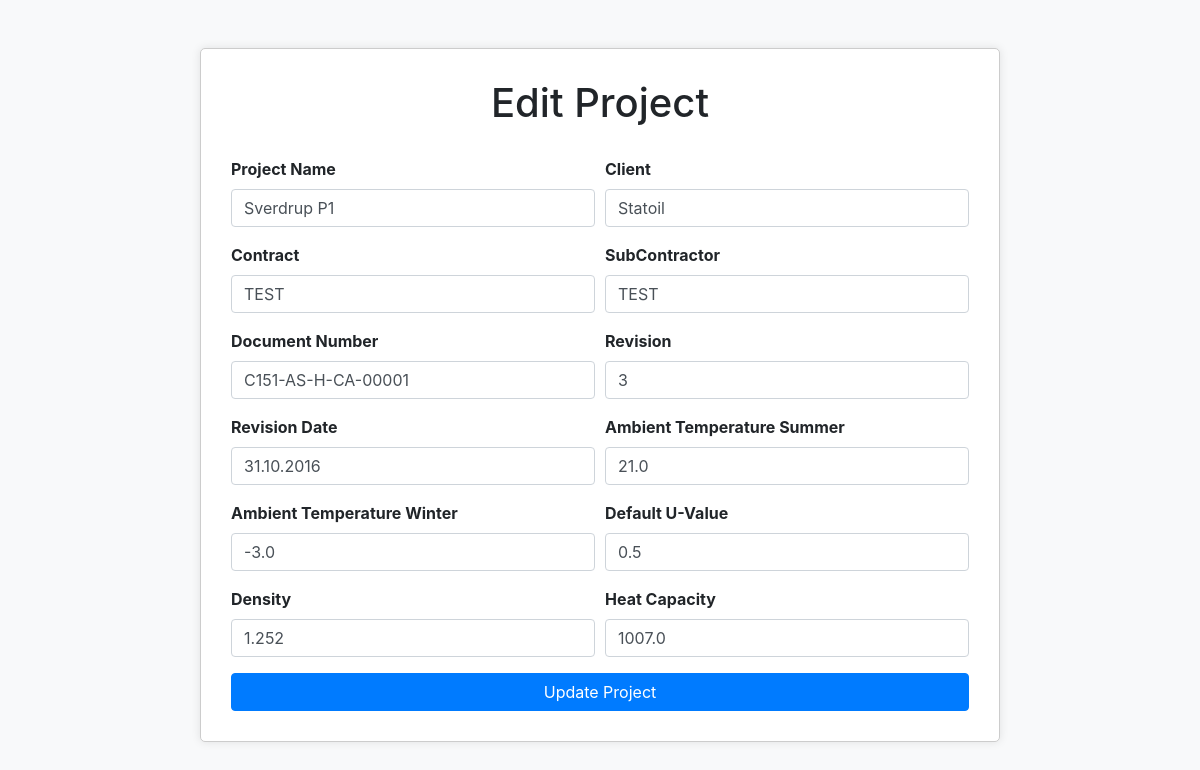
The app's page /project/7/edit with its own data.
### models.py (models this page shows)
class Project(Base):
    __tablename__ = 'projects'
    ProjectID = Column(Integer, primary_key=True)
    ProjectName = Column(String, nullable=False)
    Client = Column(String)
    Contract = Column(String)
    SubContractor = Column(String)
    DocumentNumber = Column(String)
    Revision = Column(String)
    RevisionDate = Column(String)
    AmbientTempSummer = Column(Float)
    AmbientTempWinter = Column(Float)
    DefaultUValue = Column(Float)
    Density = Column(Float)
    HeatCapacity = Column(Float)
    rooms = relationship("Room", back_populates="project")
    supply_systems = relationship("SupplySystem", back_populates="project")

### main.py (the view, shortened to what this page needs)
@app.route('/project/<int:project_id>/edit', methods=['GET', 'POST'])
def edit_project(project_id):
    session_db = create_session()
    project = session_db.query(Project).filter_by(ProjectID=project_id).first()
    if not project:
        flash('Project not found.', 'danger')
        return redirect(url_for('dashboard'))
    form = ProjectForm(request.form, obj=project)
    return render_template('project_form.html', form=form, project=project)

### forms.py
class ProjectForm(FlaskForm):
    ProjectID = HiddenField('ProjectID')
    ProjectName = StringField('Project Name', validators=[DataRequired()])
    Client = StringField('Client', validators=[Optional()])
    Contract = StringField('Contract', validators=[Optional()])
    SubContractor = StringField('SubContractor', validators=[Optional()])
    DocumentNumber = StringField('Document Number', validators=[Optional()])
    Revision = StringField('Revision', validators=[Optional()])
    RevisionDate = StringField('Revision Date', validators=[Optional()])
    AmbientTempSummer = FloatField('Ambient Temperature Summer', validators=[DataRequired()])
    AmbientTempWinter = FloatField('Ambient Temperature Winter', validators=[DataRequired()])
    DefaultUValue = FloatField('Default U-Value', validators=[DataRequired()])
    Density = FloatField('Density', validators=[DataRequired()])
    HeatCapacity = FloatField('Heat Capacity', validators=[DataRequired()])
    submit = SubmitField('Save')

### data_access.py (called while the page is built)
def create_session():
    return Session()

### main.py (called while the page is built)
@app.before_request
def log_request_info():
    app.logger.debug('Headers: %s', request.headers)
    app.logger.debug('Body: %s', request.get_data())

@app.context_processor
def inject_csrf_token():
    return dict(csrf_token=generate_csrf())

### templates/project_form.html (shortened to what this page needs)
<!DOCTYPE html>
<html lang="en">
<head>
    <link rel="stylesheet" href="https://stackpath.bootstrapcdn.com/bootstrap/4.5.2/css/bootstrap.min.css">
</head>
<body>
<div class="container mt-5">
    <div class="form-container">
        <h1 class="form-header">{{ 'Edit Project' if project else 'New Project' }}</h1>
        <form method="POST" action="{{ url_for('edit_project', project_id=project.ProjectID) if project else url_for('new_project') }}">
            <div class="form-row">
                <div class="form-group col-md-6">
                    {{ form.ProjectName.label }} {{ form.ProjectName(class="form-control") }}
                </div>
                <div class="form-group col-md-6">
                    {{ form.Client.label }} {{ form.Client(class="form-control") }}
                </div>
            </div>
            <div class="form-row">
                <div class="form-group col-md-6">
                    {{ form.Contract.label }} {{ form.Contract(class="form-control") }}
                </div>
                <div class="form-group col-md-6">
                    {{ form.SubContractor.label }} {{ form.SubContractor(class="form-control") }}
                </div>
            </div>
            <div class="form-row">
                <div class="form-group col-md-6">
                    {{ form.DocumentNumber.label }} {{ form.DocumentNumber(class="form-control") }}
                </div>
                <div class="form-group col-md-6">
                    {{ form.Revision.label }} {{ form.Revision(class="form-control") }}
                </div>
            </div>
            <div class="form-row">
                <div class="form-group col-md-6">
                    {{ form.RevisionDate.label }} {{ form.RevisionDate(class="form-control") }}
                </div>
                <div class="form-group col-md-6">
                    {{ form.AmbientTempSummer.label }} {{ form.AmbientTempSummer(class="form-control") }}
                </div>
            </div>
            <div class="form-row">
                <div class="form-group col-md-6">
                    {{ form.AmbientTempWinter.label }} {{ form.AmbientTempWinter(class="form-control") }}
                </div>
                <div class="form-group col-md-6">
                    {{ form.DefaultUValue.label }} {{ form.DefaultUValue(class="form-control") }}
                </div>
            </div>
            <div class="form-row">
                <div class="form-group col-md-6">
                    {{ form.Density.label }} {{ form.Density(class="form-control") }}
                </div>
                <div class="form-group col-md-6">
                    {{ form.HeatCapacity.label }} {{ form.HeatCapacity(class="form-control") }}
                </div>
            </div>
            <button type="submit" class="btn btn-primary btn-block">{{ 'Update Project' if project else 'Create Project' }}</button>
        </form>
    </div>
</div>
</body>
</html>

### templates/project_form.html (style rules this page uses)
body { background-color: #f8f9fa; }
.form-container { max-width: 800px; margin: 40px auto; padding: 30px; border: 1px solid #ccc; border-radius: 5px; background-color: #fff; box-shadow: 0 0 10px rgba(0, 0, 0, 0.1); }
.form-header { margin-bottom: 30px; text-align: center; }
.form-group label { font-weight: bold; }

### records on screen
Project: ProjectName "Sverdrup P1", Client "Statoil", Contract "TEST", SubContractor "TEST", DocumentNumber "C151-AS-H-CA-00001", Revision "3", RevisionDate "31.10.2016", AmbientTempSummer "21.0", AmbientTempWinter "-3.0", DefaultUValue "0.5", Density "1.252", HeatCapacity "1007.0"

### other values on screen
{{ 'Edit Project' if project else 'New Project' }} "Edit Project"
{{ 'Update Project' if project else 'Create Project' }} "Update Project"
